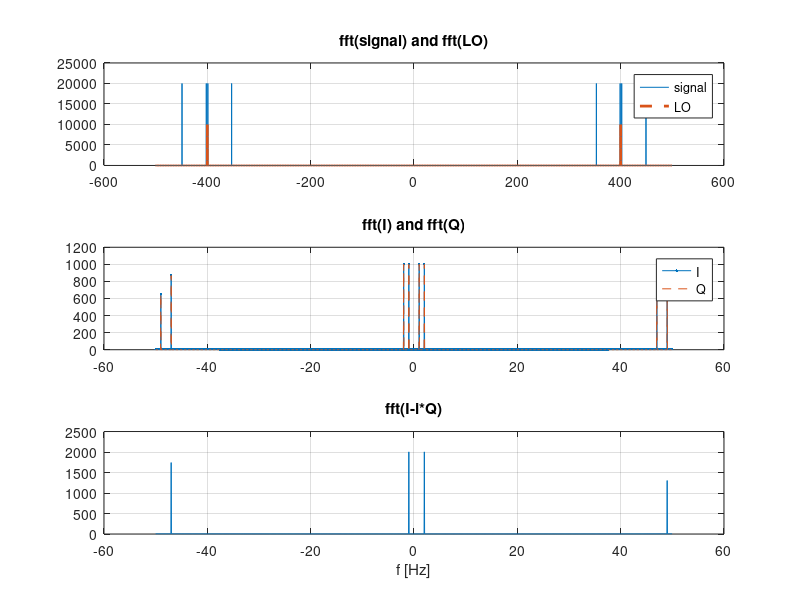

Write the MATLAB code that produced this figure.
% FFT of quadrature examples.
% Implements a sampling of the IQ signals at fs2 with low-pass filtering at
% fs2/2.

i=sqrt(-1);
T = 20;

fs=1000; % Original signal frequency
fs2=100; % Mimic Sampling frequency
nsamples=T*fs; % Number of samples
nsamples2=T*fs2; % Number of samples

flo= 400; % Frequency of the Local Oscillator

f1=flo+2; % Frequency of the positive signal
f2=flo-1; % Frequency of the negative signal
f3 = flo+49;
f4 = flo-47;

t=(0:nsamples-1)/fs; % Time vector

LOi = cos(2*pi*flo*t);
LOq = sin(2*pi*flo*t);
sig = 1*cos(2*pi*f1*t);
sig = sig+cos(2*pi*f2*t);
sig = sig + 1*cos(2*pi*f3*t);
sig = sig +1*cos(2*pi*f4*t);
sig = sig*2;

I= sig.*LOi;% Real part (I)
Q= sig.*LOq;% Imaginary part (Q)
freqaxis=(0:nsamples-1)*fs/nsamples - fs/2; % Frequency axis with DC in the


[b,a]=butter(15, (fs2)/fs); % builds the butterworth filter
% filters the signal in both directions to minimize
% startup and ending transients
I=filtfilt(b,a,I);
Q=filtfilt(b,a,Q);



% fft(I+i*Q) is the FFT of a complex signal and produces the positive
% frequency only
clf
subplot(311)
%x1=I+i*Q;
x1 = sig;
y1=fft(x1);
y1=fftshift(y1);
plot(freqaxis,abs(y1))
hold on;
x1 = LOi;
y1=fft(x1);
y1=fftshift(y1);

plot(freqaxis,abs(y1),'--','LineWidth',2)
title('fft(signal) and fft(LO)')
legend('signal','LO');

grid on

% Resampling of the signal
t2=(0:nsamples2-1)/fs2; % Time vector
I = interp1(t,I,t2,'nearest');
Q = interp1(t,Q,t2,'nearest');
freqaxis=(0:nsamples2-1)*fs2/nsamples2 - fs2/2; % Frequency axis with DC in the


% fft(I) is the FFT of a real signal and produces the
% positive and negative frequencies but at half the
% amplitude
subplot(312)
x2=I;
y2=fft(x2);
y2=fftshift(y2);
plot(freqaxis,abs(y2),'.-')
hold on;
x2=Q;
y2=fft(x2);
y2=fftshift(y2);
plot(freqaxis,abs(y2),'--')
title('fft(I) and fft(Q)')
legend('I','Q');
grid on

% fft(I+i*Q + conj(I+i*Q)) is the FFT of a complex signal. It
% adds the negative frequencies with the complex conjugate.
subplot(313)
x3=I-i*Q;
y3=fft(x3);
y3=fftshift(y3);
plot(freqaxis,abs(y3))
title('fft(I-i*Q)')
grid on

xlabel('f [Hz]');
